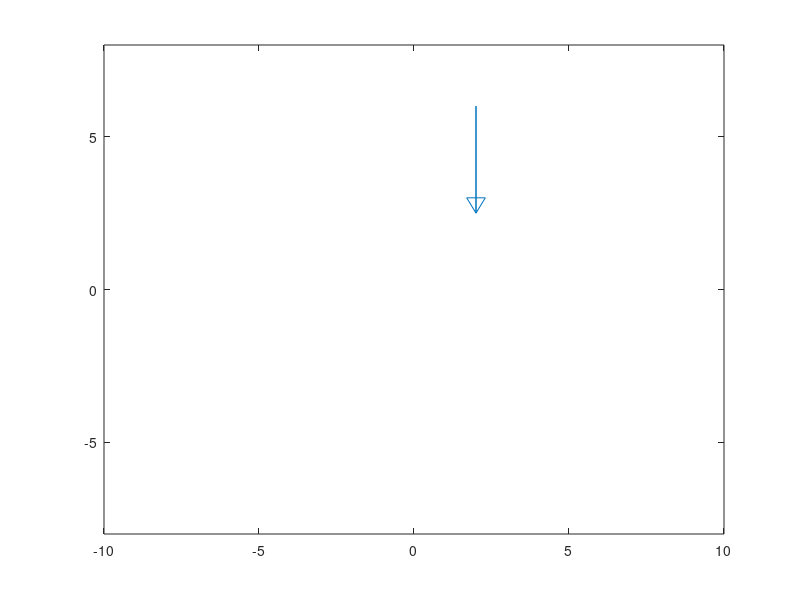
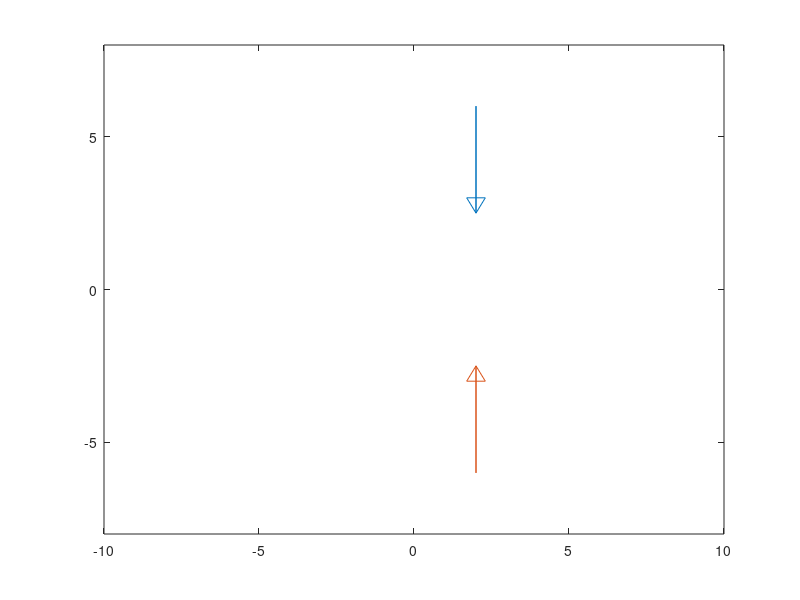
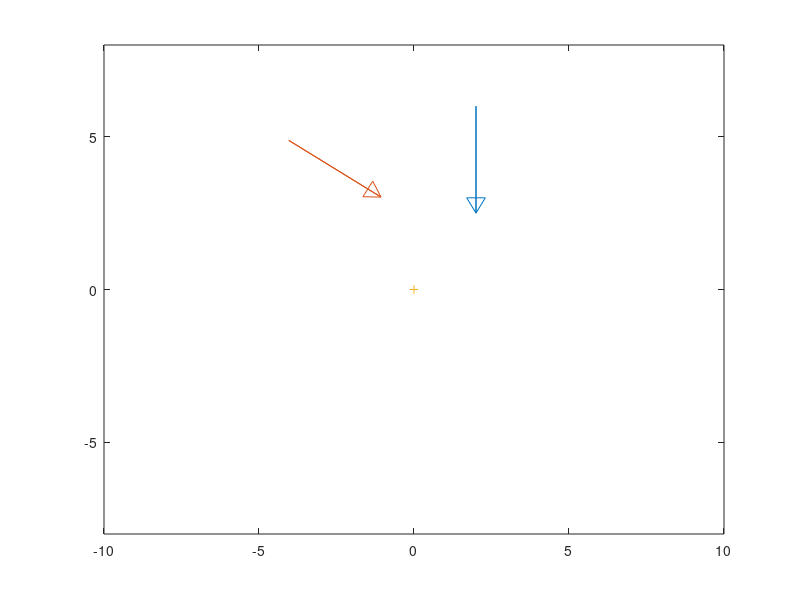
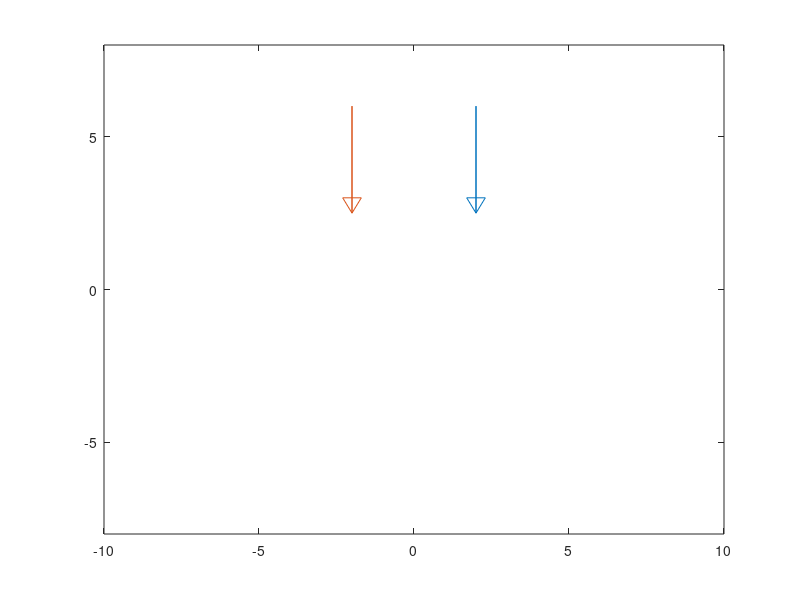

These charts were generated, in order, by the following MATLAB code:
 v=[2,2,2.3,1.7,2,2;6,2.5,3,3,2.5,6]
 M=[1,0;0,-1]
 R=[0.53,-0.85;0.85,0.53]
 Y=[-1,0;0,1]
 v1=M*v
 v2=R*v
 v3=Y*v

 figure(1)
plot(v(1,:),v(2,:))
 axis([-10 10 -8 8])
figure(2)
 plot(v(1,:),v(2,:),v1(1,:),v1(2,:))
 axis([-10 10 -8 8])
figure(3)
plot(v(1,:),v(2,:),v2(1,:),v2(2,:),0,0,'+')
 axis([-10 10 -8 8])
 
 figure(4)
 plot(v(1,:),v(2,:),v3(1,:),v3(2,:)  )
 axis([-10 10 -8 8])